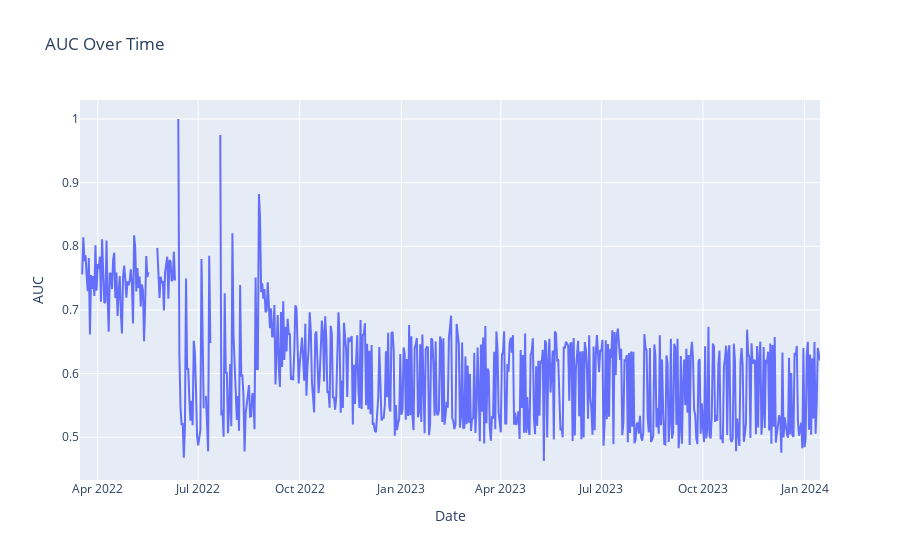

The code cell stored with this chart in its notebook:
### Code cell
visualize_feature_over_time(accuracy_features, "AUC")

### Figure 1 — Plotly figure (JSON) as saved in the notebook; plotly's stock layout.template omitted (floating-point values rounded to 4 significant figures; data arrays with more than 128 entries replaced by an {"elided": "..."} marker saying what was removed)
{"data": [{"hovertemplate": "Date=%{x}<br>AUC=%{y}<extra></extra>", "legendgroup": "", "line": {"color": "#636efa", "dash": "solid"}, "marker": {"symbol": "circle"}, "mode": "lines", "name": "", "orientation": "v", "showlegend": false, "type": "scatter", "x": {"elided": "671 str values"}, "xaxis": "x", "y": {"elided": "671 float values"}, "yaxis": "y"}], "layout": {"legend": {"tracegroupgap": 0}, "title": {"text": "AUC Over Time"}, "xaxis": {"anchor": "y", "domain": [0, 1], "title": {"text": "Date"}}, "yaxis": {"anchor": "x", "domain": [0, 1], "title": {"text": "AUC"}}}}
